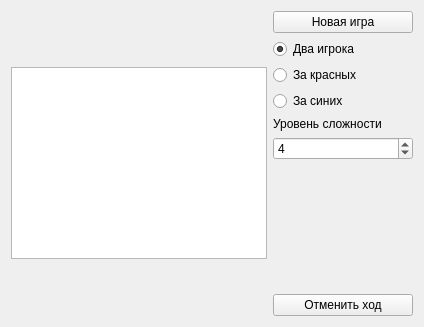
<?xml version="1.0" encoding="UTF-8"?>
<ui version="4.0">
 <class>TacTickle</class>
 <widget class="QWidget" name="TacTickle">
  <property name="geometry">
   <rect>
    <x>0</x>
    <y>0</y>
    <width>424</width>
    <height>327</height>
   </rect>
  </property>
  <property name="sizePolicy">
   <sizepolicy hsizetype="Preferred" vsizetype="Preferred">
    <horstretch>0</horstretch>
    <verstretch>0</verstretch>
   </sizepolicy>
  </property>
  <property name="windowTitle">
   <string>Tac-Tickle game</string>
  </property>
  <layout class="QHBoxLayout" name="horizontalLayout_2">
   <item>
    <layout class="QHBoxLayout" name="horizontalLayout">
     <item>
      <widget class="QGraphicsView" name="graphicsView">
       <property name="sizePolicy">
        <sizepolicy hsizetype="Fixed" vsizetype="Fixed">
         <horstretch>0</horstretch>
         <verstretch>0</verstretch>
        </sizepolicy>
       </property>
       <property name="baseSize">
        <size>
         <width>320</width>
         <height>400</height>
        </size>
       </property>
      </widget>
     </item>
    </layout>
   </item>
   <item>
    <layout class="QVBoxLayout" name="verticalLayout">
     <item>
      <widget class="QPushButton" name="pushButton_2">
       <property name="text">
        <string>Новая игра</string>
       </property>
      </widget>
     </item>
     <item>
      <widget class="QRadioButton" name="radioButton">
       <property name="text">
        <string>Два игрока</string>
       </property>
       <property name="checked">
        <bool>true</bool>
       </property>
      </widget>
     </item>
     <item>
      <widget class="QRadioButton" name="radioButton_2">
       <property name="text">
        <string>За красных</string>
       </property>
      </widget>
     </item>
     <item>
      <widget class="QRadioButton" name="radioButton_3">
       <property name="text">
        <string>За синих</string>
       </property>
      </widget>
     </item>
     <item>
      <widget class="QLabel" name="label">
       <property name="text">
        <string>Уровень сложности</string>
       </property>
      </widget>
     </item>
     <item>
      <widget class="QSpinBox" name="spinBox">
       <property name="suffix">
        <string/>
       </property>
       <property name="minimum">
        <number>2</number>
       </property>
       <property name="maximum">
        <number>10</number>
       </property>
       <property name="singleStep">
        <number>1</number>
       </property>
       <property name="value">
        <number>4</number>
       </property>
      </widget>
     </item>
     <item>
      <spacer name="verticalSpacer">
       <property name="orientation">
        <enum>Qt::Vertical</enum>
       </property>
       <property name="sizeHint" stdset="0">
        <size>
         <width>20</width>
         <height>40</height>
        </size>
       </property>
      </spacer>
     </item>
     <item>
      <widget class="QPushButton" name="pushButton">
       <property name="text">
        <string>Отменить ход</string>
       </property>
      </widget>
     </item>
    </layout>
   </item>
  </layout>
 </widget>
 <layoutdefault spacing="6" margin="11"/>
 <resources/>
 <connections/>
</ui>
